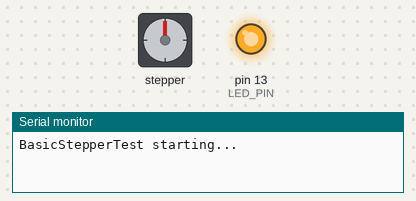
Simulated run of this sketch. Board: Arduino Uno, built with avr-gcc and run on an emulated ATmega328P. Shown: stepper motor, output pins drawn as LEDs (lit = HIGH), the last lines printed to the serial monitor. Wiring (inferred from the names in the program): stepper motor driver (200 steps per turn assumed): step pin 3; direction pin 2; enable pin 4. Pins used as bus, display or sensor lines are not drawn.

Above: at 0.05 s.
At 1.55 s:
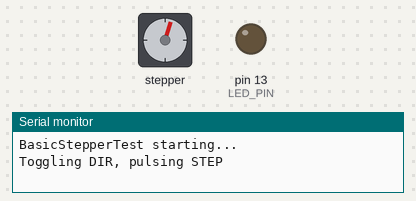
At 3.05 s:
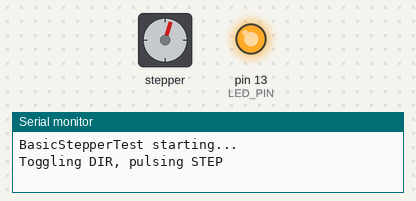
At 6.0 s:
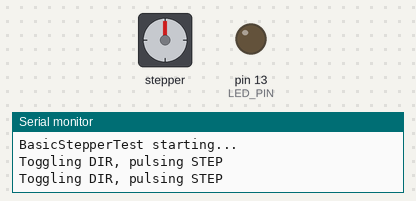
Timing chart, 0 to 7.8 s (numbered marks = the images above):
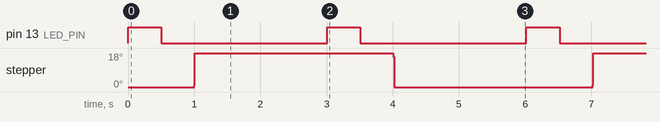

The sketch:

BasicStepperTest.ino
```cpp
/*
  BasicStepperTest.ino

  Proof-of-concept Arduino sketch:
  - Blinks the onboard LED
  - Toggles DIR and STEP pins
  - No motor required

  Board: Arduino Uno R3

  Need to test with motors, but the code did seem to work.
*/

const int DIR_PIN    = 2;   // Arbitrary digital pin
const int STEP_PIN   = 3;   // Arbitrary digital pin
const int ENABLE_PIN = 4;   // Optional, active LOW on DRV8825

const int LED_PIN = LED_BUILTIN;

void setup()
{
  // Initialize pins
  pinMode(DIR_PIN, OUTPUT);
  pinMode(STEP_PIN, OUTPUT);
  pinMode(ENABLE_PIN, OUTPUT);
  pinMode(LED_PIN, OUTPUT);

  // Disable motor driver (safe default)
  digitalWrite(ENABLE_PIN, HIGH);

  // Initial states
  digitalWrite(DIR_PIN, LOW);
  digitalWrite(STEP_PIN, LOW);

  // Serial for sanity/debug
  Serial.begin(9600);
  Serial.println("BasicStepperTest starting...");
}

void loop()
{
  // Blink LED so we know the sketch is alive
  digitalWrite(LED_PIN, HIGH);
  delay(500);
  digitalWrite(LED_PIN, LOW);
  delay(500);

  Serial.println("Toggling DIR, pulsing STEP");

  // Enable driver
  digitalWrite(ENABLE_PIN, LOW);

  // Toggle direction
  digitalWrite(DIR_PIN, !digitalRead(DIR_PIN));

  // Generate 10 fake "steps"
  for (int i = 0; i < 10; i++)
  {
    digitalWrite(STEP_PIN, HIGH);
    delayMicroseconds(500);
    digitalWrite(STEP_PIN, LOW);
    delayMicroseconds(500);
  }

  // Disable driver again
  digitalWrite(ENABLE_PIN, HIGH);

  delay(2000);
}
```

Measured:
- by itself, pin 13 (LED_PIN): alternates HIGH for 0.50 s and LOW for 2.5 s
- by itself, stepper: repeats every 6.0 s: 18° 3.0 s, 16° 0.01 s, 0° 3.0 s, 1° 0.01 s
